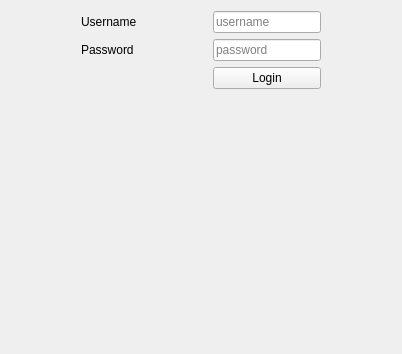
<?xml version="1.0" encoding="UTF-8"?>
<ui version="4.0">
 <class>LoginForm</class>
 <widget class="QWidget" name="LoginForm">
  <property name="geometry">
   <rect>
    <x>0</x>
    <y>0</y>
    <width>402</width>
    <height>354</height>
   </rect>
  </property>
  <property name="windowTitle">
   <string>Form</string>
  </property>
  <layout class="QVBoxLayout" name="verticalLayout" stretch="0,1">
   <item>
    <layout class="QGridLayout" name="gridLayout">
     <property name="sizeConstraint">
      <enum>QLayout::SizeConstraint::SetMinimumSize</enum>
     </property>
     <item row="4" column="1">
      <widget class="QPushButton" name="buttonLogin">
       <property name="text">
        <string>Login</string>
       </property>
      </widget>
     </item>
     <item row="1" column="1">
      <widget class="QLineEdit" name="lineEditUsername">
       <property name="sizePolicy">
        <sizepolicy hsizetype="Maximum" vsizetype="Fixed">
         <horstretch>0</horstretch>
         <verstretch>0</verstretch>
        </sizepolicy>
       </property>
       <property name="alignment">
        <set>Qt::AlignmentFlag::AlignLeading|Qt::AlignmentFlag::AlignLeft|Qt::AlignmentFlag::AlignVCenter</set>
       </property>
       <property name="placeholderText">
        <string>username</string>
       </property>
      </widget>
     </item>
     <item row="1" column="0">
      <widget class="QLabel" name="labeUsername">
       <property name="sizePolicy">
        <sizepolicy hsizetype="Maximum" vsizetype="Preferred">
         <horstretch>0</horstretch>
         <verstretch>0</verstretch>
        </sizepolicy>
       </property>
       <property name="text">
        <string>Username</string>
       </property>
       <property name="alignment">
        <set>Qt::AlignmentFlag::AlignLeading|Qt::AlignmentFlag::AlignLeft|Qt::AlignmentFlag::AlignVCenter</set>
       </property>
      </widget>
     </item>
     <item row="3" column="1">
      <widget class="QLineEdit" name="lineEditPassword">
       <property name="sizePolicy">
        <sizepolicy hsizetype="Maximum" vsizetype="Fixed">
         <horstretch>0</horstretch>
         <verstretch>0</verstretch>
        </sizepolicy>
       </property>
       <property name="inputMask">
        <string/>
       </property>
       <property name="text">
        <string/>
       </property>
       <property name="echoMode">
        <enum>QLineEdit::EchoMode::Password</enum>
       </property>
       <property name="alignment">
        <set>Qt::AlignmentFlag::AlignLeading|Qt::AlignmentFlag::AlignLeft|Qt::AlignmentFlag::AlignVCenter</set>
       </property>
       <property name="placeholderText">
        <string>password</string>
       </property>
      </widget>
     </item>
     <item row="3" column="0">
      <widget class="QLabel" name="labelPassword">
       <property name="sizePolicy">
        <sizepolicy hsizetype="Maximum" vsizetype="Preferred">
         <horstretch>0</horstretch>
         <verstretch>0</verstretch>
        </sizepolicy>
       </property>
       <property name="text">
        <string>Password</string>
       </property>
       <property name="alignment">
        <set>Qt::AlignmentFlag::AlignLeading|Qt::AlignmentFlag::AlignLeft|Qt::AlignmentFlag::AlignVCenter</set>
       </property>
      </widget>
     </item>
    </layout>
   </item>
   <item>
    <layout class="QHBoxLayout" name="horizontalLayout_3"/>
   </item>
  </layout>
 </widget>
 <resources/>
 <connections/>
</ui>
